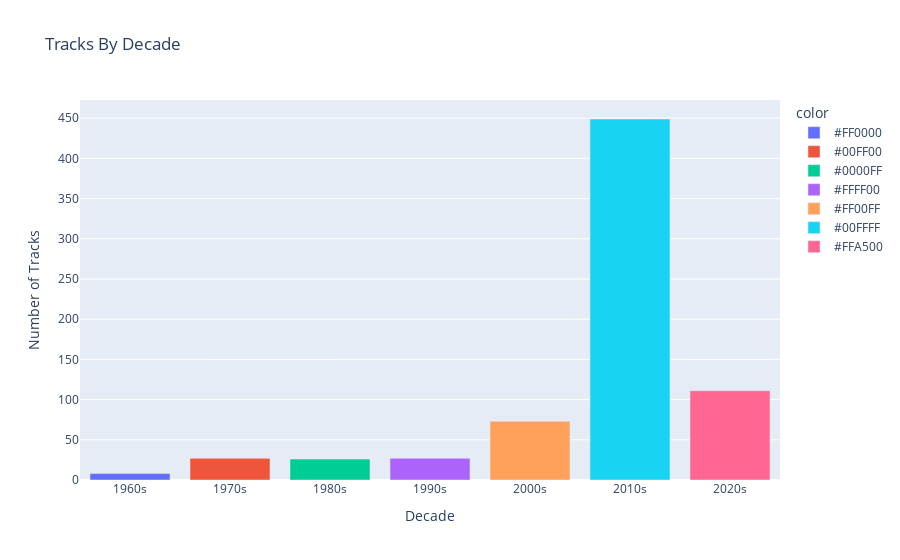

Notebook cell for this chart:
### Code cell
decadeTracksPlot(testTracksDF, custom_colors)

### Figure 1 — Plotly figure (JSON) as saved in the notebook; plotly's stock layout.template omitted (floating-point values rounded to 4 significant figures)
{"data": [{"alignmentgroup": "True", "hovertemplate": "color=#FF0000<br>Decade=%{x}<br>Number of Tracks=%{y}<extra></extra>", "legendgroup": "#FF0000", "marker": {"color": "#636efa", "pattern": {"shape": ""}}, "name": "#FF0000", "offsetgroup": "#FF0000", "orientation": "v", "showlegend": true, "textposition": "auto", "type": "bar", "x": ["1960s"], "xaxis": "x", "y": [8], "yaxis": "y"}, {"alignmentgroup": "True", "hovertemplate": "color=#00FF00<br>Decade=%{x}<br>Number of Tracks=%{y}<extra></extra>", "legendgroup": "#00FF00", "marker": {"color": "#EF553B", "pattern": {"shape": ""}}, "name": "#00FF00", "offsetgroup": "#00FF00", "orientation": "v", "showlegend": true, "textposition": "auto", "type": "bar", "x": ["1970s"], "xaxis": "x", "y": [27], "yaxis": "y"}, {"alignmentgroup": "True", "hovertemplate": "color=#0000FF<br>Decade=%{x}<br>Number of Tracks=%{y}<extra></extra>", "legendgroup": "#0000FF", "marker": {"color": "#00cc96", "pattern": {"shape": ""}}, "name": "#0000FF", "offsetgroup": "#0000FF", "orientation": "v", "showlegend": true, "textposition": "auto", "type": "bar", "x": ["1980s"], "xaxis": "x", "y": [26], "yaxis": "y"}, {"alignmentgroup": "True", "hovertemplate": "color=#FFFF00<br>Decade=%{x}<br>Number of Tracks=%{y}<extra></extra>", "legendgroup": "#FFFF00", "marker": {"color": "#ab63fa", "pattern": {"shape": ""}}, "name": "#FFFF00", "offsetgroup": "#FFFF00", "orientation": "v", "showlegend": true, "textposition": "auto", "type": "bar", "x": ["1990s"], "xaxis": "x", "y": [27], "yaxis": "y"}, {"alignmentgroup": "True", "hovertemplate": "color=#FF00FF<br>Decade=%{x}<br>Number of Tracks=%{y}<extra></extra>", "legendgroup": "#FF00FF", "marker": {"color": "#FFA15A", "pattern": {"shape": ""}}, "name": "#FF00FF", "offsetgroup": "#FF00FF", "orientation": "v", "showlegend": true, "textposition": "auto", "type": "bar", "x": ["2000s"], "xaxis": "x", "y": [73], "yaxis": "y"}, {"alignmentgroup": "True", "hovertemplate": "color=#00FFFF<br>Decade=%{x}<br>Number of Tracks=%{y}<extra></extra>", "legendgroup": "#00FFFF", "marker": {"color": "#19d3f3", "pattern": {"shape": ""}}, "name": "#00FFFF", "offsetgroup": "#00FFFF", "orientation": "v", "showlegend": true, "textposition": "auto", "type": "bar", "x": ["2010s"], "xaxis": "x", "y": [449], "yaxis": "y"}, {"alignmentgroup": "True", "hovertemplate": "color=#FFA500<br>Decade=%{x}<br>Number of Tracks=%{y}<extra></extra>", "legendgroup": "#FFA500", "marker": {"color": "#FF6692", "pattern": {"shape": ""}}, "name": "#FFA500", "offsetgroup": "#FFA500", "orientation": "v", "showlegend": true, "textposition": "auto", "type": "bar", "x": ["2020s"], "xaxis": "x", "y": [111], "yaxis": "y"}], "layout": {"barmode": "relative", "legend": {"title": {"text": "color"}, "tracegroupgap": 0}, "title": {"text": "Tracks By Decade"}, "xaxis": {"anchor": "y", "domain": [0, 1], "title": {"text": "Decade"}}, "yaxis": {"anchor": "x", "domain": [0, 1], "title": {"text": "Number of Tracks"}}}}
